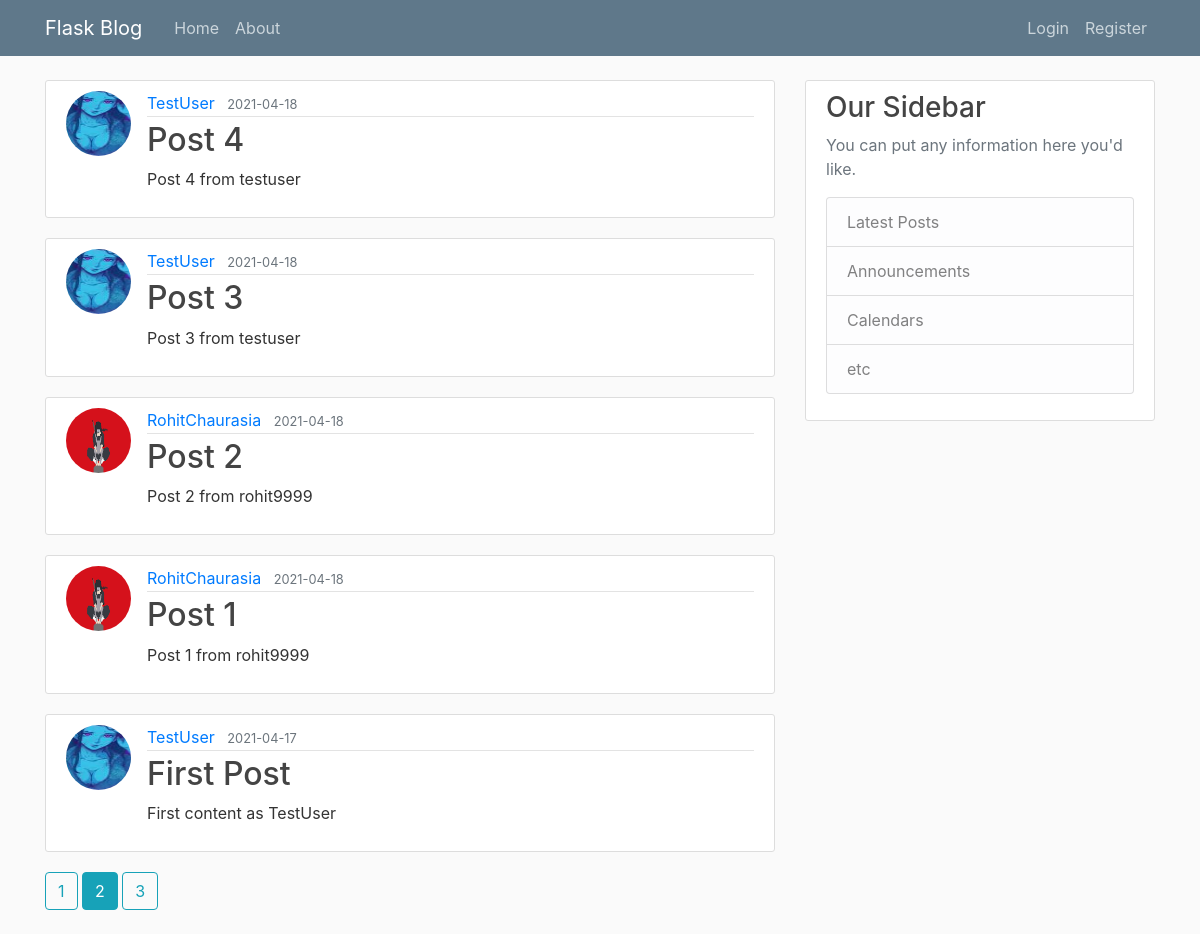
The page /home?page=2 on the database its author committed.
### flaskblog/models.py (models this page shows, shortened)
class Post(db.Model):
    id = db.Column(db.Integer, primary_key=True)
    title = db.Column(db.String(100), nullable=False)
    date_posted = db.Column(db.DateTime, nullable=False, default=datetime.utcnow)
    content = db.Column(db.Text, nullable=False)
    user_id = db.Column(db.Integer, db.ForeignKey('user.id'), nullable=False)

class User(db.Model, UserMixin):
    id = db.Column(db.Integer, primary_key=True)
    username = db.Column(db.String(20), unique=True, nullable=False)
    email = db.Column(db.String(120), unique=True, nullable=False)
    image_file = db.Column(db.String(20), nullable=False, default='default.jpg')
    password = db.Column(db.String(60),nullable=False)
    posts = db.relationship('Post', backref='author', lazy=True)
    def __repr__(self):
        return f"User('{self.username}','{self.email}','{self.image_file}')"

### flaskblog/main/routes.py (the view)
@main.route('/')
@main.route('/home')
def home():
    page = request.args.get('page',default=1,type=int)
    posts = Post.query.order_by(Post.date_posted.desc()).paginate(page=page, per_page=5)
    return render_template('home.html',posts=posts)

### flaskblog/templates/home.html
{%extends "layout.html" %}
{%block content %}
    {% for post in posts.items %}
        <article class="media content-section">
            <img class="rounded-circle article-img" src="{{url_for('static',filename='profile_pics/' + post.author.image_file)}}">
            <div class="media-body">
            <div class="article-metadata">
                <a class="mr-2" href="{{url_for('users.user_posts', username=post.author.username)}}">{{ post.author.username }}</a>
                <small class="text-muted">{{ post.date_posted.strftime("%Y-%m-%d") }}</small>
            </div>
            <h2><a class="article-title" href="{{url_for('posts.post',post_id=post.id)}}">{{ post.title }}</a></h2>
            <p class="article-content">{{ post.content }}</p>
            </div>
        </article>
    {% endfor %}
    {% for page_num in posts.iter_pages(left_edge=1,right_edge=1,left_current=1,right_current=2) %}
        {% if page_num%}
            {%if posts.page == page_num%}
                <a class="btn btn-info mb-4" href="{{url_for('main.home',page=page_num)}}">{{ page_num }}</a>
            {%else %}
                <a class="btn btn-outline-info mb-4" href="{{url_for('main.home',page=page_num)}}">{{ page_num }}</a>
            {%endif %}
        {%else %}
            ...
        {%endif %}
    {% endfor %}
{% endblock content %}

### flaskblog/static/main.css (style rules this page uses)
body { background: #fafafa; color: #333333; margin-top: 5rem; }
h1, h2, h3, h4, h5, h6 { color: #444444; }
.content-section { background: #ffffff; padding: 10px 20px; border: 1px solid #dddddd; border-radius: 3px; margin-bottom: 20px; }
.article-title { color: #444444; }
.article-content { white-space: pre-line; }
.article-img { height: 65px; width: 65px; margin-right: 16px; }
.article-metadata { padding-bottom: 1px; margin-bottom: 4px; border-bottom: 1px solid #e3e3e3 }

### rows shown on the page
Post: image_file (picture), author.username "TestUser", date_posted "2021-04-18", title "Post 4", content "Post 4 from testuser"
Post: image_file (picture), author.username "TestUser", date_posted "2021-04-18", title "Post 3", content "Post 3 from testuser"
Post: image_file (picture), author.username "RohitChaurasia", date_posted "2021-04-18", title "Post 2", content "Post 2 from rohit9999"
Post: image_file (picture), author.username "RohitChaurasia", date_posted "2021-04-18", title "Post 1", content "Post 1 from rohit9999"
Post: image_file (picture), author.username "TestUser", date_posted "2021-04-17", title "First Post", content "First content as TestUser"

### other values the page prints
{{ page_num }} "1" "3"
{{ page_num }} "2"
